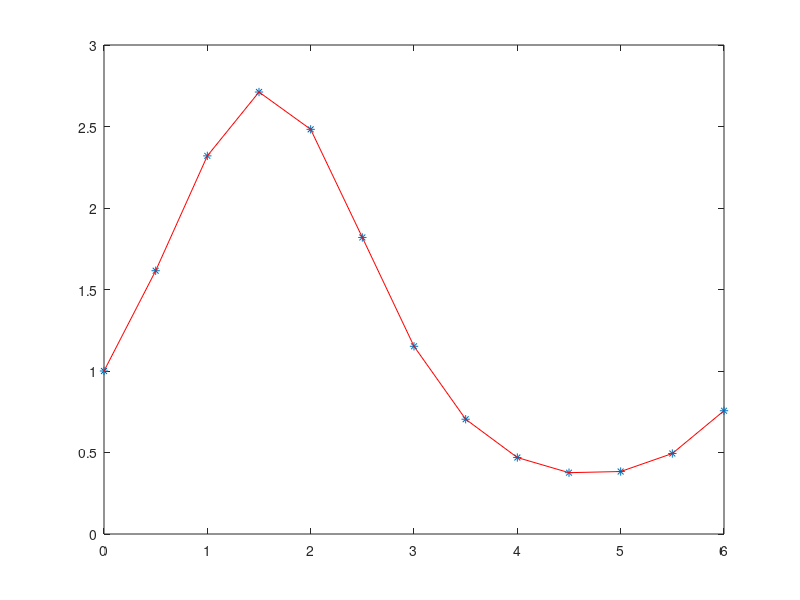

MATLAB code to generate this figure: (Note: this script raises an error after producing the figure.)
x = linspace(0, 6, 13);
f = @(x) exp(sin(x));
fx = f(x);

%plot interpolation points
plot(x,f(x),'*')
hold on;

%plot the function f
plot(x,fx,'r')
hold on;

%plot the Newton interpolation
x2 = linspace(0, 6, 100);
rez = Newton(x, fx, x2);
plot(x2, rez, 'b')